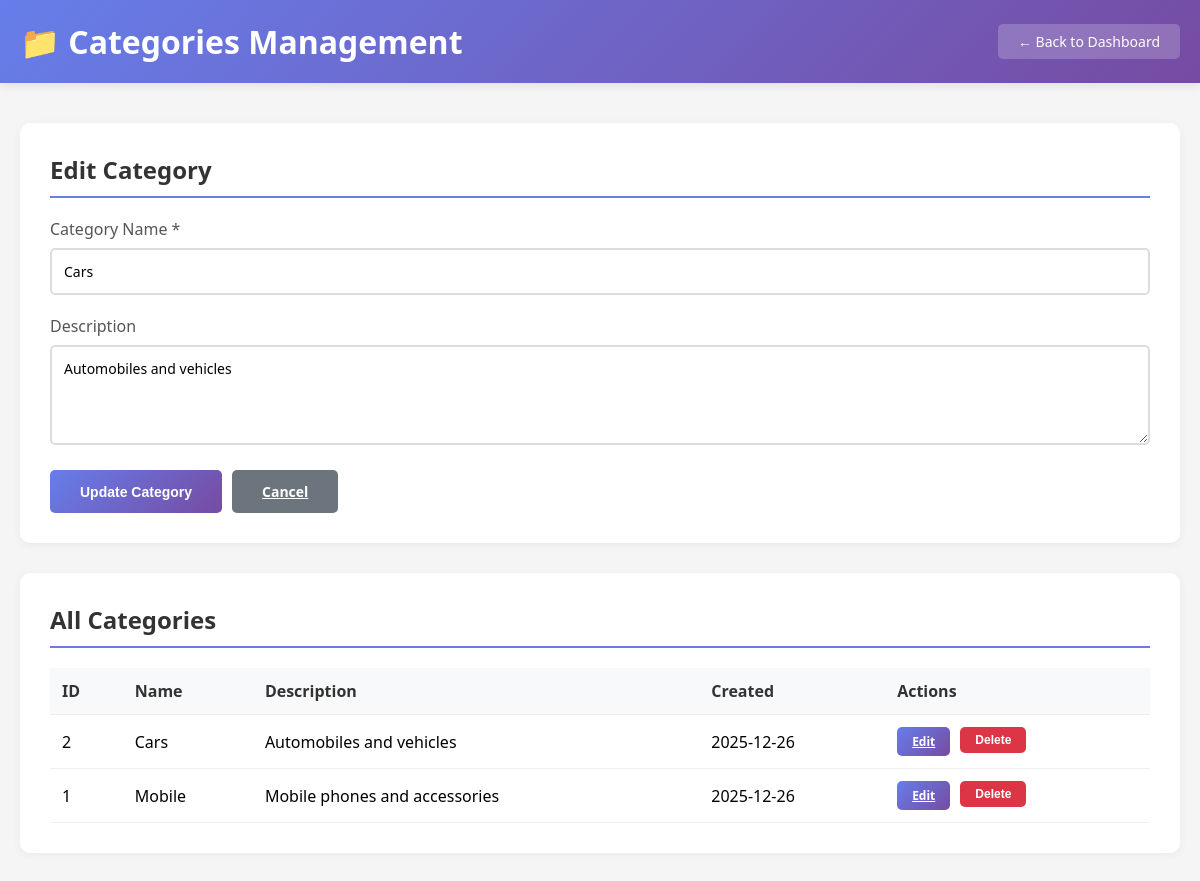
The app's page /backend/categories.php?edit=2 (signed in) with its own data.
### tables this page shows
CREATE TABLE IF NOT EXISTS categories (
    id INT AUTO_INCREMENT PRIMARY KEY,
    name VARCHAR(100) NOT NULL,
    description TEXT,
    created_at TIMESTAMP DEFAULT CURRENT_TIMESTAMP
);

### backend/includes/permissions.php (called while the page is built, shortened)
<?php
require_once __DIR__ . '/../../config/database.php';
function getAllowedCategories() {
    if ($_SESSION['role'] === 'super') {
        return 'all';
    }
    $db = new Database();
    $query = "SELECT DISTINCT category_id FROM admin_permissions
              WHERE admin_id = :admin_id AND category_id IS NOT NULL";
    $results = $db->fetchAll($query, [':admin_id' => $_SESSION['admin_id']]);
    return array_column($results, 'category_id');
}
function filterCategories($categories) {
    $allowed = getAllowedCategories();
    if ($allowed === 'all') {
        return $categories;
    }
    return array_filter($categories, function($cat) use ($allowed) {
        return in_array($cat['id'], $allowed);
    });
}
function canEditCategory($category_id) {
    $allowed = getAllowedCategories();
    return $allowed === 'all' || in_array($category_id, $allowed);
}
?>

### config/database.php (called while the page is built, shortened)
<?php
class Database {
    private $host = "localhost";
    private $db_name = "idealogy_test";
    private $username = "root";
    private $password = "";
    public function getConnection() {
        $this->conn = null;
        try {
            $this->conn = new PDO(
                "mysql:host=" . $this->host . ";dbname=" . $this->db_name,
                $this->username,
                $this->password
            );
            $this->conn->setAttribute(PDO::ATTR_ERRMODE, PDO::ERRMODE_EXCEPTION);
            $this->conn->setAttribute(PDO::ATTR_DEFAULT_FETCH_MODE, PDO::FETCH_ASSOC);
            $this->conn->exec("set names utf8");
        } catch(PDOException $e) {
            error_log("Connection error: " . $e->getMessage());
            return null;
        }
        return $this->conn;
    }
    public function execute($query, $params = []) {
        try {
            $stmt = $this->getConnection()->prepare($query);
            $stmt->execute($params);
            return $stmt;
        } catch(PDOException $e) {
            error_log("Query error: " . $e->getMessage());
            return false;
        }
    }
    public function fetchAll($query, $params = []) {
        $stmt = $this->execute($query, $params);
        if ($stmt) {
            return $stmt->fetchAll();
        }
        return [];
    }
    public function fetchOne($query, $params = []) {
        $stmt = $this->execute($query, $params);
        if ($stmt) {
            return $stmt->fetch();
        }
        return false;
    }
}
?>

### backend/categories.php (the view, shortened to what this page needs)
<?php
require_once __DIR__ . '/includes/permissions.php';
require_once __DIR__ . '/../config/database.php';
$db = new Database();
$query = "SELECT * FROM categories ORDER BY name ASC";
$categories = $db->fetchAll($query);
$categories = filterCategories($categories);
$edit_category = null;
if (isset($_GET['edit'])) {
    $edit_id = intval($_GET['edit']);
    if (canEditCategory($edit_id)) {
        $query = "SELECT * FROM categories WHERE id = :id";
        $edit_category = $db->fetchOne($query, [':id' => $edit_id]);
    }
}
?>
<!DOCTYPE html>
<html lang="en">
<head>
</head>
<body>
    <div class="header">
        <div class="header-content">
            <h1>📁 Categories Management</h1>
            <a href="dashboard.php" class="btn-back">← Back to Dashboard</a>
        </div>
    </div>
    <div class="container">
        <div class="card">
            <h2><?php echo $edit_category ? 'Edit Category' : 'Add New Category'; ?></h2>
            <form method="POST" action="">
                <div class="form-group">
                    <label for="name">Category Name *</label>
                    <input type="text" id="name" name="name" required
                           value="<?php echo $edit_category ? htmlspecialchars($edit_category['name']) : ''; ?>">
                </div>
                <div class="form-group">
                    <label for="description">Description</label>
                    <textarea id="description" name="description"><?php echo $edit_category ? htmlspecialchars($edit_category['description']) : ''; ?></textarea>
                </div>
                <div class="actions">
                    <button type="submit" class="btn btn-primary">
                        <?php echo $edit_category ? 'Update Category' : 'Add Category'; ?>
                    </button>
                    <?php if ($edit_category): ?>
                        <a href="categories.php" class="btn btn-secondary">Cancel</a>
                    <?php endif; ?>
                </div>
            </form>
        </div>
        <div class="card">
            <h2>All Categories</h2>
            <div class="table-container">
                <table>
                    <thead>
                        <tr>
                            <th>ID</th>
                            <th>Name</th>
                            <th>Description</th>
                            <th>Created</th>
                            <th>Actions</th>
                        </tr>
                    </thead>
                    <tbody>
                        <?php if (empty($categories)): ?>
                            <tr>
                                <td colspan="5" style="text-align: center; color: #999;">No categories found</td>
                            </tr>
                        <?php else: ?>
                            <?php foreach ($categories as $cat): ?>
                                <tr>
                                    <td><?php echo $cat['id']; ?></td>
                                    <td><?php echo htmlspecialchars($cat['name']); ?></td>
                                    <td><?php echo htmlspecialchars(substr($cat['description'], 0, 50)); ?><?php echo strlen($cat['description']) > 50 ? '...' : ''; ?></td>
                                    <td><?php echo date('Y-m-d', strtotime($cat['created_at'])); ?></td>
                                    <td>
                                        <div class="actions">
                                            <a href="?edit=<?php echo $cat['id']; ?>" class="btn btn-primary btn-sm">Edit</a>
                                            <form method="POST" style="display: inline;" onsubmit="return confirm('Are you sure you want to delete this category?');">
                                                <button type="submit" class="btn btn-danger btn-sm">Delete</button>
                                            </form>
                                        </div>
                                    </td>
                                </tr>
                            <?php endforeach; ?>
                        <?php endif; ?>
                    </tbody>
                </table>
            </div>
        </div>
    </div>
</body>
</html>

### backend/categories.php (style rules this page uses)
* { margin: 0; padding: 0; box-sizing: border-box; }
body { font-family: 'Segoe UI', Tahoma, Geneva, Verdana, sans-serif; background: #f5f5f5; }
.header { background: linear-gradient(135deg, #667eea 0%, #764ba2 100%); color: white; padding: 20px; box-shadow: 0 2px 10px rgba(0,0,0,0.1); }
.header-content { max-width: 1200px; margin: 0 auto; display: flex; justify-content: space-between; align-items: center; }
.btn-back { background: rgba(255,255,255,0.2); color: white; padding: 8px 20px; border-radius: 5px; text-decoration: none; font-size: 14px; }
.container { max-width: 1200px; margin: 40px auto; padding: 0 20px; }
.card { background: white; padding: 30px; border-radius: 10px; box-shadow: 0 2px 10px rgba(0,0,0,0.05); margin-bottom: 30px; }
.card h2 { color: #333; margin-bottom: 20px; padding-bottom: 10px; border-bottom: 2px solid #667eea; }
.form-group { margin-bottom: 20px; }
label { display: block; margin-bottom: 8px; color: #555; font-weight: 500; }
input[type="text"], textarea { width: 100%; padding: 12px; border: 2px solid #ddd; border-radius: 5px; font-size: 14px; font-family: inherit; }
textarea { min-height: 100px; resize: vertical; }
.btn { padding: 12px 30px; border: none; border-radius: 5px; font-size: 14px; font-weight: 600; cursor: pointer; transition: all 0.3s; }
.btn-primary { background: linear-gradient(135deg, #667eea 0%, #764ba2 100%); color: white; }
.btn-danger { background: #dc3545; color: white; }
.btn-secondary { background: #6c757d; color: white; }
.table-container { overflow-x: auto; }
table { width: 100%; border-collapse: collapse; }
th, td { padding: 12px; text-align: left; border-bottom: 1px solid #eee; }
th { background: #f8f9fa; font-weight: 600; color: #333; }
.actions { display: flex; gap: 10px; }
.btn-sm { padding: 6px 15px; font-size: 12px; }

### records on screen
categories: name "Cars", description "Automobiles and vehicles", id "2", created_at "2025-12-26"
categories: id "1", name "Mobile", description "Mobile phones and accessories", created_at "2025-12-26"
